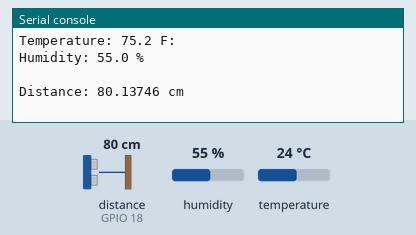
Bench run of a program on a simulated ESP32 board running MicroPython. Parts: the last lines printed to the serial console. Inputs (shaded band) come from the test bench; at power-on: distance to the obstacle (sensor on GPIO 18) 80 cm, humidity 55 %, temperature 24 °C. The echo pulse lasts 58.3 µs per cm; the clock reads 2024-03-15 10:24:30 at power-on unless the program sets it; library files of the repository ran but are not shown: hcsr04.py. At 10.0 s the program stops and its outputs stay as they are.

Above: at 1.2 s.
1.3 s: distance to the obstacle (sensor on GPIO 18) set to 2 cm
At 2.6 s:
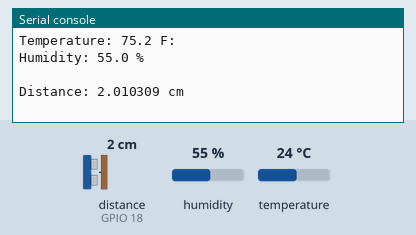
2.8 s: humidity set to 22 %
4.3 s: temperature set to 12 °C
5.8 s: distance to the obstacle (sensor on GPIO 18) set to 4 cm
At 6.7 s:
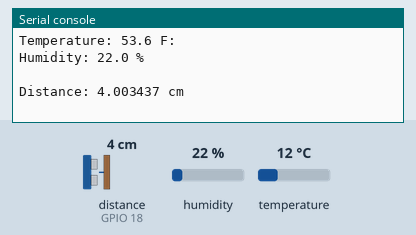
7.3 s: humidity set to 40 %
At 11.0 s:
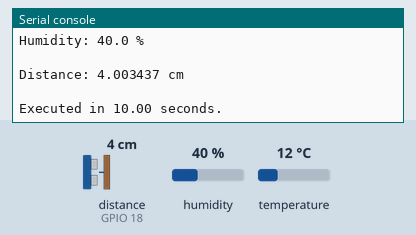
Timing chart, 0 to 11.5 s (numbered marks = the images above; inputs shaded):
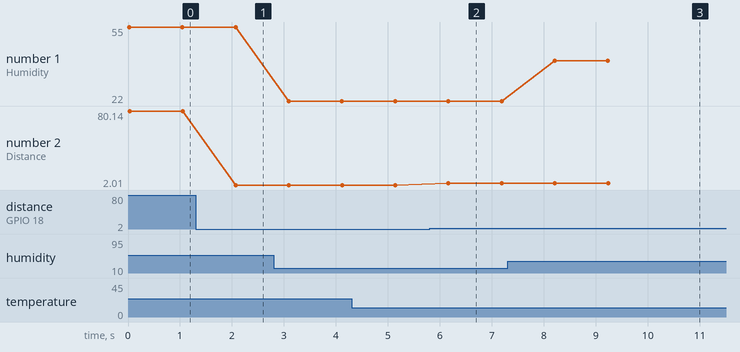

Measured:
- after the input at 1.3 s, the serial console: prints a new line after 0.77 s (image 1)
- after the input at 5.8 s, the serial console: prints a new line after 0.36 s (image 2)
- after the input at 7.3 s, the serial console: prints a new line after 0.91 s (image 3)
- plotted number 1: 55 → 22 after the input at 2.8 s, 22 → 40 after the input at 7.3 s
- plotted number 2: 80.14 → 2.01 after the input at 1.3 s, 2.01 → 4 after the input at 5.8 s

The program:

aio2sensor.py
```python
from machine import Pin
from time import sleep, time
from hcsr04 import HCSR04

import uasyncio as asyncio
import gc, dht

# ============================================================================

gc.collect()
gc.threshold(gc.mem_free() // 4 + gc.mem_alloc())

# ============================================================================

sensor = dht.DHT22(Pin(14))
sonic = HCSR04(trigger_pin=5, echo_pin=18, echo_timeout_us=10000)

# ============================================================================

async def Temperature():
    while True:
        try:
            sensor.measure()
            temp = sensor.temperature()
            hum = sensor.humidity()
            temp_f = temp * (9/5) + 32.0
            print("Temperature: %3.1f C" %temp)
            print("Temperature: %3.1f F:" %temp_f)
            print("Humidity: %3.1f %%" %hum)
            print()
            await asyncio.sleep(1) # Pause 1s
        except OSError as e:
            print("Failed to read sensor.")

async def UltraSonic():
    while True:
        try:
            distance = sonic.distance_cm()
            print('Distance:', distance, 'cm')
            print()
            await asyncio.sleep(1) # Pause 1s
        except OSError as e:
            print("Failed to read sensor.")

# ============================================================================

async def main():
    asyncio.create_task(Temperature())
    asyncio.create_task(UltraSonic())
    await asyncio.sleep(10)

# ============================================================================
if __name__ == "__main__":
    s = time()
    asyncio.run(main())
    elapsed = time() - s
    print(f"Executed in {elapsed:0.2f} seconds.")
# ============================================================================
```
